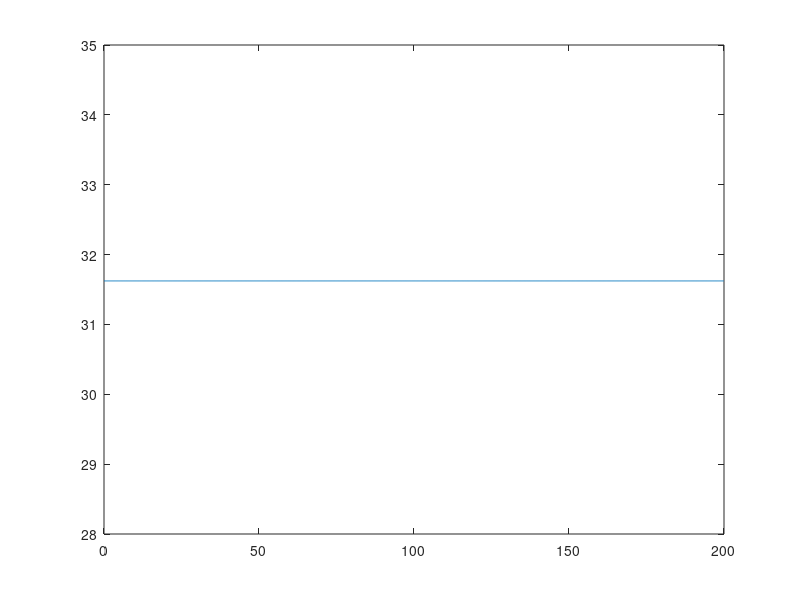

Reproduce this figure in MATLAB.
function quicksol
    close all;
    %syms rho(x) real;
    M = 1.0;
    Lambda5 = 1.0;
    h = 0.1;
    ht=0.05:h;
    imax = 2000;
    rho_obj = 1000;
    rho_bg = 0.001;
    tmax=5;
    phi_bg = sqrt(Lambda5*M/rho_bg)
    phi_obj = sqrt(Lambda5*M/rho_obj)
    R = 5;
    
    for i=1:imax
        r(i)=(i-1)*h;
        if r < R
            rho(i) = rho_obj;
        else
            rho(i) = rho_bg;
        end;
       
        for t=1:2
            phi(i,t)=phi_bg;
        end;
        
    end;
    
    for t=1:tmax
        tt=mod(t,2)+1;
        tp=tt+1;
        
        for i=2:imax-1
            
            eom=-Lambda5/phi(i,tt)/phi(i,tt) + rho(i)/M;
            phi(i,tp)=phi(i,tt)+ht*(2*phi(i,tt)-phi(i+1,tt)-phi(i-1,tt)+eom*h*h);
        end;
    end;
    
    plot(r,phi(:,1))